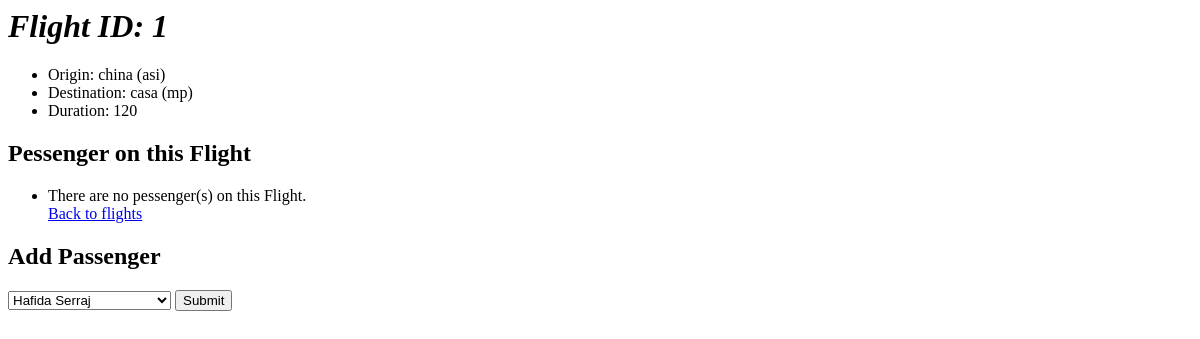
Page /flights/1 on the earlier database version.
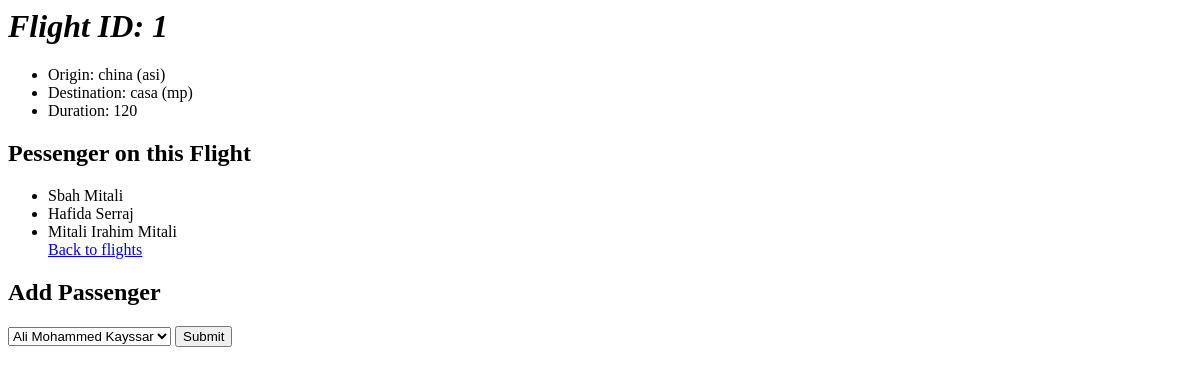
Same page on the later database version.
### flights/models.py (models this page shows)
class Pessenger(models.Model):
    first = models.CharField(max_length=64)
    last = models.CharField(max_length=64)
    flights = models.ManyToManyField(Flight, blank=True, related_name="pessengers")
    def __str__(self):
        return f"{self.first} {self.last}"

### flights/views.py (the view)
# urls.py: path("<int:flight_id>", views.flight, name="flight"),
def flight(request,flight_id):
    flight = Flight.objects.get(pk=flight_id)
    return render(request, "flights/flights.html", {
        "flight": flight,
        "pessengers": flight.pessengers.all(),
        "non_pessengers": Pessenger.objects.exclude(flights=flight).all()
    })

### flights/models.py (called while the page is built)
    def __str__(self):
        return f"{self.city} ({self.code})"

### flights/templates/flights/flights.html (shortened to what this page needs)
{% extends "flights/layout.html" %}
{% block body %}
<h1 style="font-style: italic;">Flight ID: {{ flight.id }}</h1>
<ul>
    <li>Origin: {{ flight.origin }}</li>
    <li>Destination: {{ flight.destination }}</li>
    <li>Duration: {{ flight.duration }}</li>
</ul>
<h2>Pessenger on this Flight</h2>
<ul>
    {% for pessenger in pessengers %}
    <li>{{ pessenger }}</li>
    {% empty %}
    <li>There are no pessenger(s) on this Flight.</li>
    {% endfor %}
    <a href="{% url 'index' %}">Back to flights</a>
</ul>
<h2>Add Passenger</h2>
<form action="{% url 'book' flight.id %}" method="POST">
    <select name="pessenger">
        {% for pessenger in non_pessengers %}
        <option value="{{pessenger.id}}">{{pessenger}}</option>
        {% endfor %}
    </select>
    <input type="submit">
</form>
{% endblock %}

Differences in the rows shown:
added Pessenger: first+last "Sbah Mitali"
now on this page (row unchanged): Pessenger: first+last "Hafida Serraj"
added Pessenger: first+last "Mitali Irahim Mitali"
Other differences:
form field pessenger: "Hafida Serraj" → "Ali Mohammed Kayssar"
text no longer shown: "There are no pessenger(s) on this Flight."
